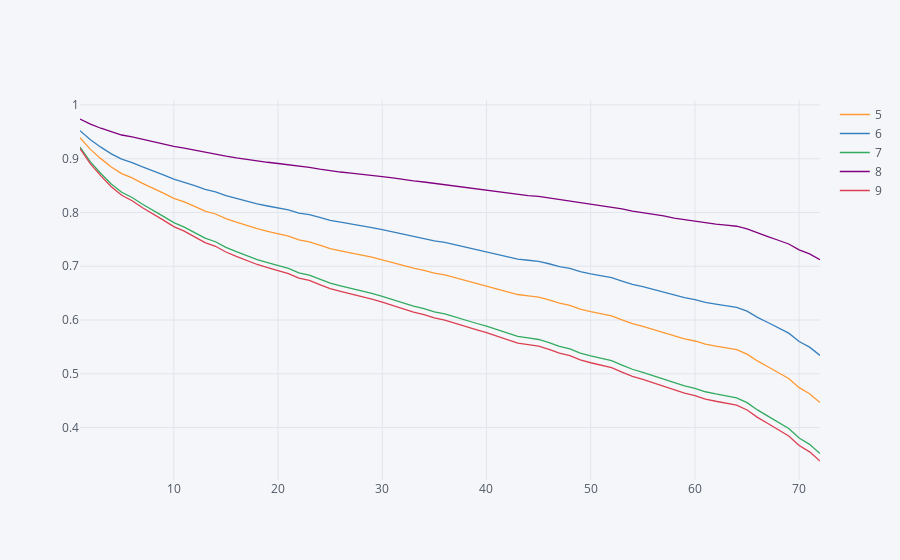

Notebook code for this chart:
### Code cell
## Si trazamos un gráfico de líneas con los resultados de las predicciones podemos ver cómo se ajusta el modelo para cada sujeto
tr_rows_pred = cph.predict_survival_function(tr_rows)
tr_rows_pred.iplot(kind="line")
